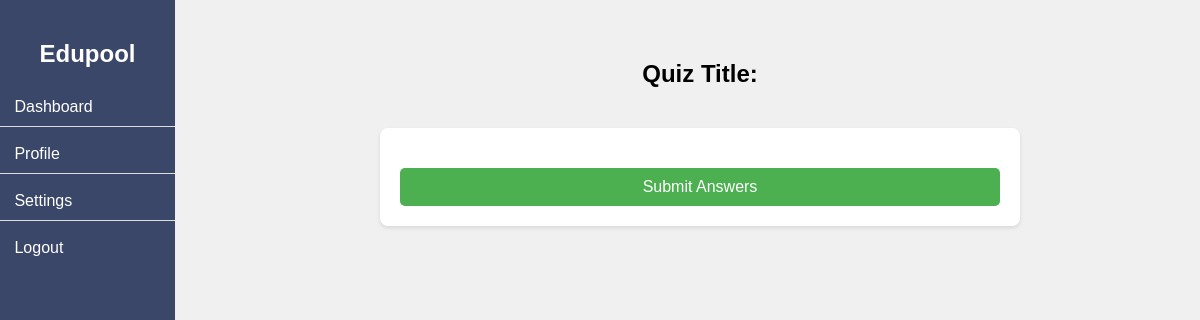
The page /course/1/quiz/2 (signed in) on the database as committed earlier.
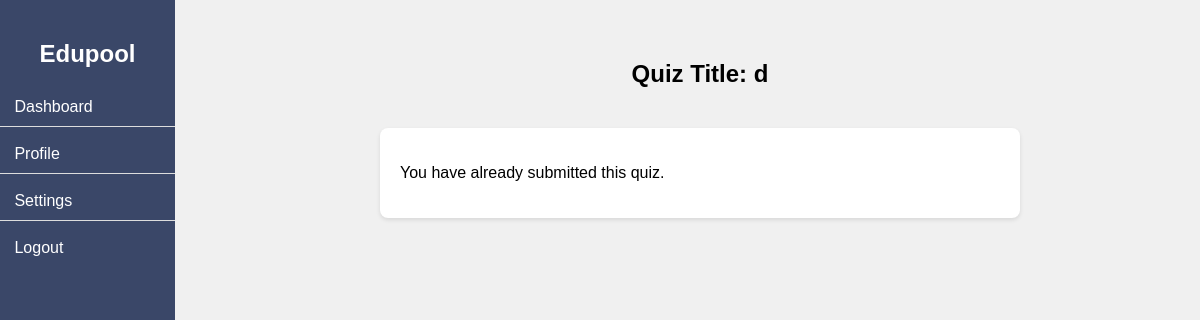
The same page on the database as committed later.
### website/models.py (models this page shows)
class Quiz(db.Model, UserMixin):
    __tablename__ = 'quizzes'
    id=db.Column(db.Integer, primary_key=True)
    quiz_name = db.Column(db.String(150))
    course_id = db.Column(db.Integer, db.ForeignKey('courses.id'))

### website/views.py (the view)
@views.route('/course/<int:course_id>/quiz/<int:quiz_id>',methods=['GET'])
def quiz_page(course_id, quiz_id):
    quiz = Quiz.query.filter_by(id=quiz_id, course_id=course_id).first()
    questions = QuizQuestion.query.filter_by(quiz_id=quiz_id).all()
    already_submitted = QuizSubmission.query.filter_by(quiz_id=quiz_id, student_id=current_user.id).first()
    return render_template('quiz.html', course_id=course_id, questions=questions, quiz=quiz, already_submitted=already_submitted)

### website/__init__.py (called while the page is built)
def create_app():
    app = Flask(__name__)
    app.config['SECRET_KEY'] = 'gvfvsvf'
    app.config["SQLALCHEMY_DATABASE_URI"]= f"sqlite:///{DB_NAME}"
    db.init_app(app)
    from .views import views
    from .auth import auth
    app.register_blueprint(views, url_prefix='/')
    app.register_blueprint(auth, url_prefix='/')
    from .models import User
    create_database(app)
    login_manager = LoginManager()
    login_manager.login_view = 'auth.login'
    login_manager.init_app(app)
    @login_manager.user_loader
    def load_user(id):
        return User.query.get(int(id))
    return app

### website/templates/quiz.html (shortened to what this page needs)
<!DOCTYPE html>
<html lang="en">
<head>
  <link rel="stylesheet" href="{{ url_for('static', filename='css/quiz.css') }}">
</head>
<body>
  {% include 'sidebar.html' %}
  <div class="main-content">
    <div class="quiz-title">
      <h2>Quiz Title: {{ quiz.quiz_name }}</h2>
    </div>
    <div class="quiz-container">
      <form class="quiz-form" method="POST" action="/submit_quiz">
        {% if already_submitted %}
        <p>You have already submitted this quiz.</p>
        {% else %}
        {% if current_user.user_type not in ['admin', 'teacher'] %}
        <button type="submit" class="submit-quiz">Submit Answers</button>
        {% endif %}
        {% endif %}
      </form>
    </div>
  </div>
</body>
</html>

Rows that differ between the two databases and show on the page:
added Quiz: quiz_name "d"
Other text that changed with them:
text no longer shown: "Submit Answers"
text now shown: "You have already submitted this quiz."
